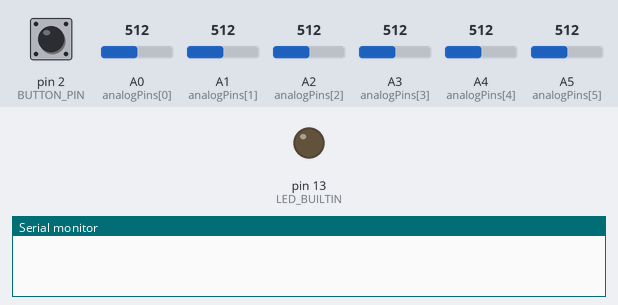
This sketch was run on a simulated Arduino Uno, built with avr-gcc and run on an emulated ATmega328P. On the bench: output pins drawn as LEDs (lit = HIGH), the last lines printed to the serial monitor. The inputs (shaded band) are chosen by the test bench; at power-on: pin 2 (BUTTON_PIN) HIGH, A0 (analogPins[0]) = 512, A1 (analogPins[1]) = 512, A2 (analogPins[2]) = 512, A3 (analogPins[3]) = 512, A4 (analogPins[4]) = 512, A5 (analogPins[5]) = 512.

Above: at 1.2 s.
1.3 s: pin 2 (BUTTON_PIN) pulled LOW for 0.15 s
At 2.1 s:
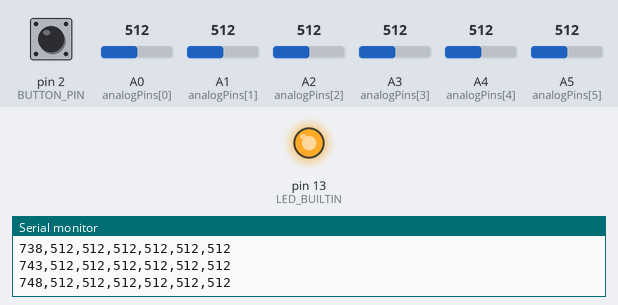
2.9 s: pin 2 (BUTTON_PIN) pulled LOW for 1 s
At 3.2 s:
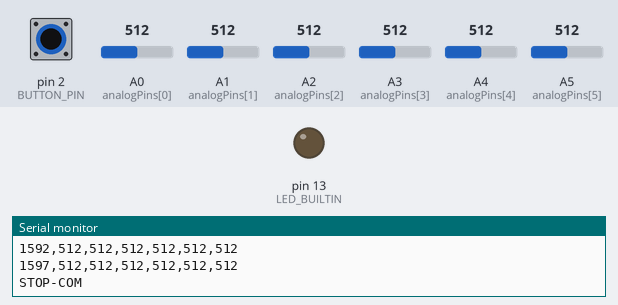
5.4 s: pin 2 (BUTTON_PIN) pulled LOW for 3.2 s
At 6.4 s:
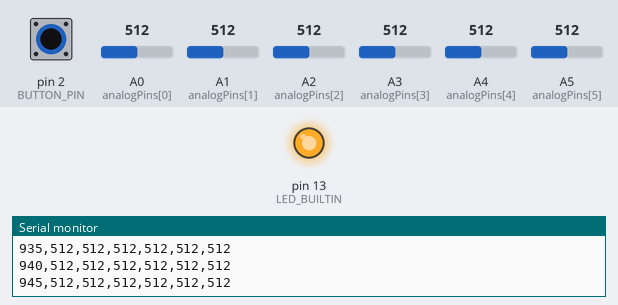
Timing chart, 0 to 8.4 s (numbered marks = the images above; inputs shaded):
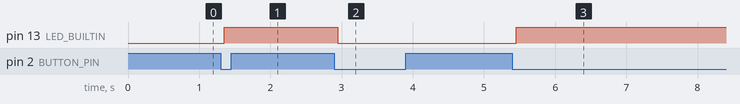

The sketch:

eRobo_dataCollection.ino
```cpp
#define SAMPLE_RATE 200  // Sampling rate in Hz
#define BUTTON_PIN 2    // Pin for the high/low button

unsigned long previousMillis = 0;        // Store the previous loop time
unsigned long interval = 1000 / SAMPLE_RATE; // Interval for sample rate in milliseconds

bool ledState = false;   // LED state (on/off)
bool communicationState = false; // Serial on / off

unsigned long lastDebounceTime = 0; // Last time the button state changed
unsigned long startingTime = 0;
const unsigned long debounceDelay = 50; // Debounce delay in milliseconds

int lastButtonState = HIGH; // Previous button state
int buttonState; // Current button state
int cntSerial = 0; // Tracks the current communication state

// Communication pins
const int analogPins[] = {
  A0, // SENSOR X
  A1, // SENSOR dX
  A2, // SENSOR Y
  A3, // SENSOR dY
  A4, // SENSOR Z
  A5, // SENSOR dZ
};
const int numAnalogPins = sizeof(analogPins) / sizeof(analogPins[0]);

void setup() {
  // Initialise pins
  pinMode(LED_BUILTIN, OUTPUT);
  pinMode(BUTTON_PIN, INPUT_PULLUP);

  // Initialise analog input pins
  for (int i = 0; i < numAnalogPins; i++) {
    pinMode(analogPins[i], INPUT);
  }

  // Start serial communication
  Serial.begin(115200);
}

void loop() {
  unsigned long currentMillis = millis();

  // Check button state and toggle LED if needed
  if (checkButton()) {
    ledState = !ledState;
    digitalWrite(LED_BUILTIN, ledState ? HIGH : LOW);

    if (!communicationState) {
      // Start communication
      cntSerial = 1;
      communicationState = true;
      Serial.println("INIT-COM"); // Handshake
      listCommunicationPins();
      startingTime = millis();
    } else {
      // Stop communication
      Serial.println("STOP-COM");
      communicationState = false;
      cntSerial = 0; // Reset to allow reinitialisation
    }
  }

  // Additional logic (e.g., sampling at the specified rate)
  if (currentMillis - previousMillis >= interval) {
    previousMillis = currentMillis;

    if (communicationState) {
      sendAnalogData();
    }
  }
}

// Function to check the button state and handle debouncing
bool checkButton() {
  unsigned long currentMillis = millis();
  int reading = digitalRead(BUTTON_PIN);

  // Check if the button state has changed
  if (reading != lastButtonState) {
    lastDebounceTime = currentMillis; // Reset the debounce timer
  }

  // If the button state is stable for debounceDelay, consider it valid
  if ((currentMillis - lastDebounceTime) > debounceDelay) {
    if (reading != buttonState) { // Button state has changed
      buttonState = reading;

      // Return true if the button is pressed (LOW)
      if (buttonState == LOW) {
        lastButtonState = reading;
        return true;
      }
    }
  }

  lastButtonState = reading; // Save the last button state
  return false;
}

// Function will tell the ArduinoCommunicator class what data format to expect
void listCommunicationPins() {
  // Format data structure
  Serial.print("Format: Ts,");
  for (int i = 0; i < numAnalogPins; i++) {
    int pinIndex = analogPins[i] - A0;
    Serial.print("A");
    Serial.print(pinIndex);

    if (i < numAnalogPins - 1) {
      Serial.print(",");
    }
  }
  Serial.println();
}

void sendAnalogData() {
  // Send data
  unsigned long Ts = millis() - startingTime;
  Serial.print(Ts);

  for (int i = 0; i < numAnalogPins; i++) {
    Serial.print(",");
    Serial.print(analogRead(analogPins[i]));
  }
  Serial.println();
}
```

Measured:
- after the input at 1.3 s, pin 13 (LED_BUILTIN): LOW → HIGH after 0.05 s
- after the input at 2.9 s, pin 13 (LED_BUILTIN): HIGH → LOW after 0.05 s
- after the input at 5.4 s, pin 13 (LED_BUILTIN): LOW → HIGH after 0.05 s
